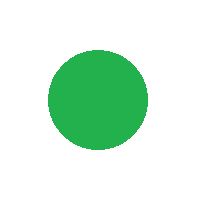
#> input picture object-shape-color-classification/data/colores/Train/fig19.png, 200 x 200 px
$ jupyter execute --allow-errors Clasificador_Color_Forma.ipynb   (shell and % lines are left out)
#> lines starting #> are read from the running program, lines starting #| are printed output that depends on the picture; after the words box and inside, x2 and y2 are one past the last pixel; in counts of white or black regions, pixels touching at a corner belong together
# Segmentación de Figuras

- Color

- Forma


## Importar  librerias

[cell 1]
import numpy as np
import matplotlib.pyplot as plt
import matplotlib.image as mpimg
from PIL import Image,ImageOps
import os
from io import StringIO
import skimage as ski
from skimage import data, io, filters
import cv2

### Lectura de archivo de imágenes

[cell 2]
Verde = os.path.join("..", "data", "colores", "Train", "fig19.png")
Vr = Image.open(Verde)
#> Vr is the input picture: PIL image 200x200 RGB; mean R, G, B 211.7, 239.7, 219.9
Vr

## Analizamos los datos

[cell 3]
Vr.getbands()
#> Out = ('R', 'G', 'B')

[cell 4]
np.array(Vr).shape
#> Out = (200, 200, 3)

[cell 5]
print(np.array(Vr)[100,100])
#| [ 34 177  76]

# Clasificador de color

## Preparando los datos

Para este primer caso usaremos aprendizaje supervisado.

Los datos de entrenamiento consisten en pares ordenados donde hay una lista de entradas y una lista de salidas

### entradas
x=[[1,0,0],[0,1,0],[0,0,1]]

### Salidas

(Necesario codificarlas)
- negro=1,0,0
- verde=0,1,0
-  azul=0,0,1

y=[[1,0,0],[0,1,0],[0,0,1]]

## Función HSV - Hue, Saturation, Value

[cell 6]
def HSV (imagen):
    img1 = imagen.shape
    x = round(img1[0]/2)
    y = round(img1[1]/2)
    M = max(imagen[x,y])
    m = min(imagen[x,y])
    R, G, B = imagen[x,y]
    #Valores para HSV
    V = M

    if M==0:
        S = 0
    else:
        S=  round(((M-m)/M)*255)

    if (M == R and G>= B):
        try:
            H = round(60*(int(int(G)-int(B))/int(M-m))) + 0
        except ZeroDivisionError:
            H = 0
    elif(M == R and G<B):
            H = 60*((float(G)-float(B))/(float(M)-float(m))) + 360
    elif (M == G):
        try:
            H = int(60*((float(B)-float(R))/(float(M)-float(m)))) + 120
        except ZeroDivisionError:
            H = 120
    elif (M == B):
        try:
            H= int(60*((float(R)-float(G))/(float(M)-float(m)))) + 240
        except ZeroDivisionError:
            H = 240
    if(H >= 359):
        H= 0

    Salida = np.array([H,S,V])
    return Salida

## Extracción de características

[cell 7]
# Cargamos la imagen
original = cv2.imread("figuras.jpg")
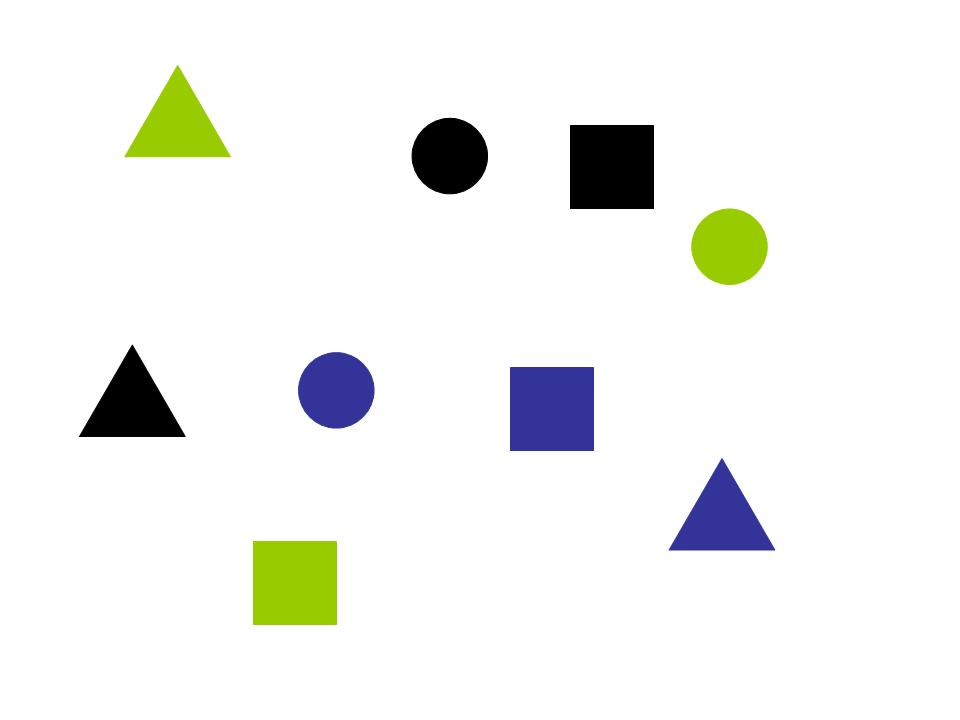
#> input picture object-shape-color-classification/diagrams/figuras.jpg, 960 x 720 px, found by its file name
#> original is the input picture: shape (720, 960, 3); mean B, G, R 240.2, 242.7, 241.5

fig, ax = plt.subplots()
ax.imshow(original)

# Convertimos a escala de grises
gris = cv2.cvtColor(original, cv2.COLOR_BGR2GRAY)

# Aplicar suavizado Gaussiano
gauss = cv2.GaussianBlur(gris, (5,5), 0)

fig, ax1 = plt.subplots()
ax1.imshow(gauss)

# Detectamos los bordes con Canny
canny = cv2.Canny(gauss, 50, 150)
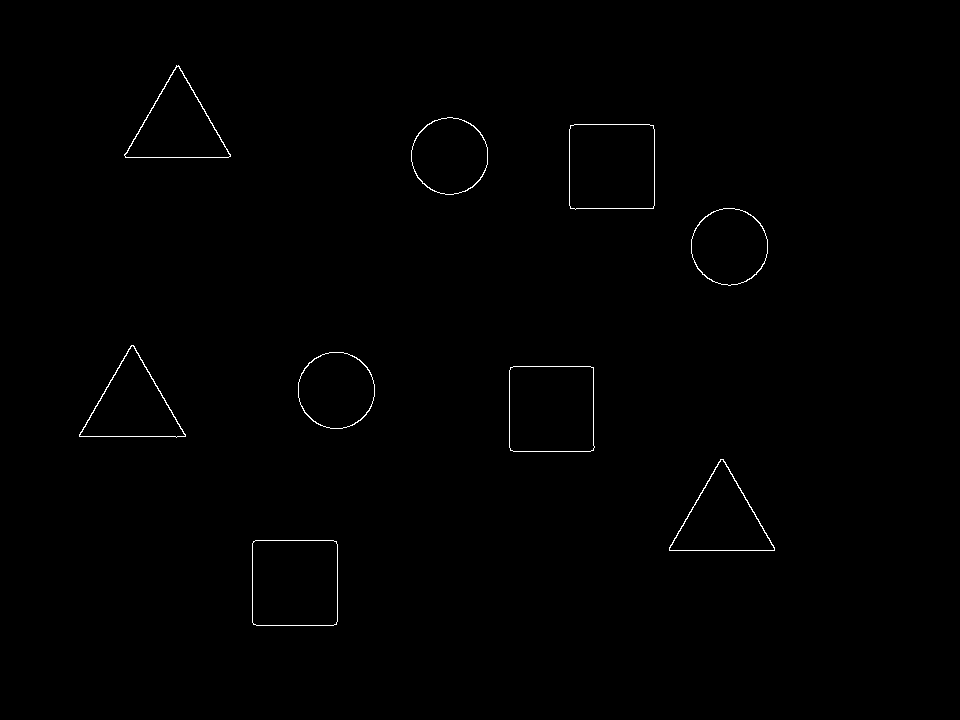
#> canny: shape (720, 960); 0.44% white in thin lines or dots, all inside (x1, y1, x2, y2) = (79, 65, 775, 626)

fig, ax2 = plt.subplots()
ax2.imshow(canny)

# Buscamos los contornos
(contornos,_) = cv2.findContours(canny.copy(), cv2.RETR_EXTERNAL, cv2.CHAIN_APPROX_SIMPLE)
#> contornos = 9 contours; largest, box (x1, y1, x2, y2) and area: (252, 540, 338, 626) 7204, (509, 366, 595, 452) 7125, (569, 124, 655, 210) 7120, (124, 65, 231, 158) 5057, (669, 459, 775, 551) 5035

## Extraer objetos de la imagen

[cell 8]
original2 = cv2.imread("figuras.jpg")
figuras =[]
for i in range(len(contornos)):
    x,y,w,h = cv2.boundingRect(contornos[i])
    roi = original2[y:y+h,x:x+w]
    roi1 = cv2.cvtColor(roi, cv2.COLOR_BGR2RGB)
    figuras.append(roi1)
    fig, ax2j = plt.subplots()
    ax2j.imshow(roi1)
#> this loop made 9 passes
#> (x, y, w, h) on passes 1 to 9: (252, 540, 86, 86), (669, 459, 106, 92), (509, 366, 86, 86), (298, 352, 77, 77), (79, 345, 107, 93), (691, 208, 77, 78), (569, 124, 86, 86), (411, 117, 77, 78), (124, 65, 107, 93)
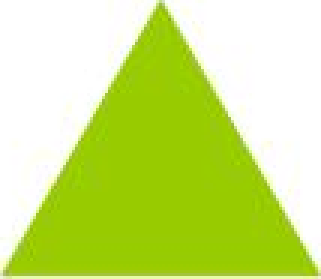
#> roi: shape (93, 107, 3) (shown 3 times larger); mean B, G, R 128.1, 228.7, 203.5
#> after the loop, figuras = 9 items
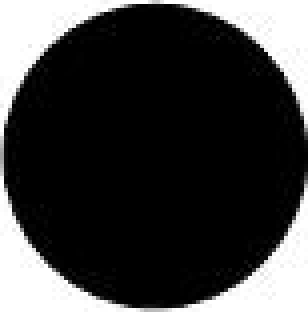
#> shown: shape (78, 77, 3) (shown 4 times larger); min 0, max 255, mean 61.3

## Almacenamiento de los datos de prueba – Test

### Datos de prueba

[cell 9]
datos =[]
for j in range(len(contornos)):
    V_HSV = HSV(figuras[j])
    datos.append(V_HSV)
#> this loop made 9 passes
#> (img1 in HSV, x in HSV, y in HSV, M in HSV, m in HSV, R in HSV, G in HSV, B in HSV) on passes 1, 2, 3, 4, 6, 9: ((86, 86, 3), 43, 43, 203, 0, 152, 203, 0), ((92, 106, 3), 46, 53, 153, 51, 52, 51, 153), ((86, 86, 3), 43, 43, 153, 51, 52, 51, 153), ((77, 77, 3), 38, 38, 153, 51, 52, 51, 153), ((78, 77, 3), 39, 38, 203, 0, 152, 203, 0), ((93, 107, 3), 46, 54, 203, 0, 152, 203, 0)
#> (img1 in HSV, x in HSV, y in HSV, M in HSV, m in HSV, R in HSV, G in HSV, B in HSV) on passes 5, 7, 8: ((93, 107, 3), 46, 54, 0, 0, 0, 0, 0), ((86, 86, 3), 43, 43, 0, 0, 0, 0, 0), ((78, 77, 3), 39, 38, 0, 0, 0, 0, 0)
#> after the loop, datos = [[76, 255, 203], [240, 170, 153], [240, 170, 153], [240, 170, 153], [0, 0, 0], [76, 255, 203], [0, 0, 0], [0, 0, 0], [76, 255, 203]]

Xcolor_test = np.array(datos)
#> Xcolor_test has the same summary as datos

[cell 10]
fig, ax2j = plt.subplots()
ax2j.imshow(figuras[8])

### Etiquetas de los datos de prueba

[cell 11]
ycolor_test = [[0, 1, 0],
 [0, 0, 1],
 [0, 0, 1],
 [0, 0, 1],
 [1, 0, 0],
 [0, 1, 0],
 [1, 0, 0],
 [1, 0, 0],
 [0, 1, 0]]

### Datos de entrenamiento

[cell 12]
datos_e =[]
#> (the rest of this cell did not finish here and is left out)

#> (a cell that did not finish here is left out)

#> (a cell that did not finish here is left out)

### Etiquetas de los datos de entrenamiento

[cell 15]
ycolor_train = [[0,0,1],
[0,0,1],
[0,0,1],
[0,0,1],
[0,0,1],
[0,0,1],
[0,0,1],
[0,0,1],
[0,0,1],
[1,0,0],
[1,0,0],
[1,0,0],
[1,0,0],
[1,0,0],
[1,0,0],
[1,0,0],
[1,0,0],
[1,0,0],
[0,1,0],
[0,1,0],
[0,1,0],
[0,1,0],
[0,1,0],
[0,1,0],
[0,1,0],
[0,1,0],
[0,1,0]]
#> ycolor_train = 27 items, first 6: [0, 0, 1], [0, 0, 1], [0, 0, 1], [0, 0, 1], [0, 0, 1], [0, 0, 1]

## Librería Sklearn – Selección de Arquitectura

[cell 16]
#importar sklearn
from sklearn.neural_network import MLPClassifier

## Ajustar Parámetros del modelo

[cell 17]
clfcolor = MLPClassifier(solver='lbfgs', alpha=1e-5,
                  hidden_layer_sizes=(16, 11))

## Ajuste del modelo

#> (a cell that did not finish here is left out)

#> (a cell that did not finish here is left out)

#> (a cell that did not finish here is left out)

## Evaluar al modelo

[cell 21]
from sklearn.metrics import accuracy_score,classification_report,confusion_matrix

[cell 22]
def ClassDetector(onehot):
    output=[]
    for caso in onehot:
        output.append(np.argmax(caso))
    return output

#> (a cell that did not finish here is left out)

#> (a cell that did not finish here is left out)

#> (a cell that did not finish here is left out)

# Clasificador de forma

## Función Umbral

[cell 26]
def umbral_image(img):
    x,y=img.shape
    z=np.zeros((x,y))
    for i in range(x):
        for j in range(y):
            if img[i,j]>25:
                z[i,j]=250
    return z

### Usando un descriptor invariante

El problema de identificación de formas se ha estudiado durante mucho tiempo, como resultado se han propuesto metodologías de extracción de características invariantes a rotación, traslación y escalamiento. Estas características son los momentos invariables de Hu.

Para mayor detalle favor de consultar el capítulo de extracción de características del libro Gonzalez & Woods, Digital Image Processing

http://www.sc.ehu.es/ccwgrrom/transparencias/pdf-vision-1-transparencias/capitulo-8.pdf

## Función- momentos de hu

[cell 27]
# Creando una función para extraer los momentos de hu
def hu_Characteristics(img):
    Iing=ski.util.invert(img)
    Uing=umbral_image(Iing)
    label_image=ski.measure.label(Uing)
    regions = ski.measure.regionprops(label_image)
    momento =regions[0].moments_hu
    return momento

## Lectura de archivo de imágenes

[cell 28]
CDD=os.path.join("figuras.jpg")
CadD = Image.open(CDD).convert('L')
AWER = np.array(CadD)
figuras =[]
for i in range(len(contornos)):
    x,y,w,h = cv2.boundingRect(contornos[i])
    roi = AWER[y:y+h,x:x+w]
    roi1 = cv2.cvtColor(roi, cv2.COLOR_BGR2RGB)
    figuras.append(roi)
    fig, ax2j = plt.subplots()
    ax2j.imshow(roi,cmap='gray')
#> this loop made 9 passes
#> pass 1, `roi = AWER[y:y+h,x:x+w]`:
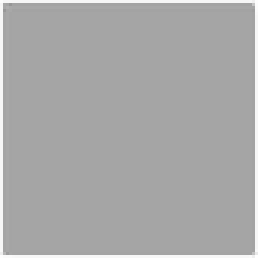
#> roi: shape (86, 86) (shown 3 times larger); min 150, max 255, mean 168.7
#> after the loop:
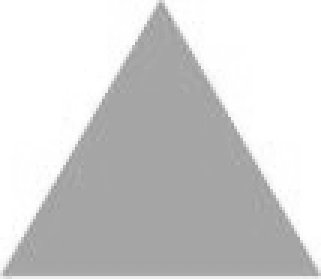
#> roi: shape (93, 107) (shown 3 times larger); min 144, max 255, mean 209.7
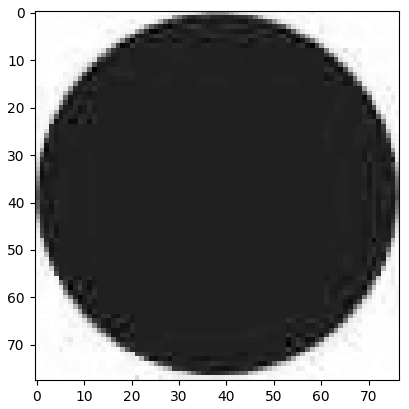
#> figure drawn by matplotlib, 1 panel

[cell 29]
hu_Characteristics(np.array(figuras[0]))
#> after the loop in umbral_image, `for i in range(x):`:
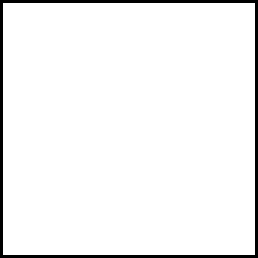
#> z: shape (86, 86) float64 (shown 3 times larger); values 0 (black) and 250 (white), 95.4% white; black in thin lines or dots
#> in hu_Characteristics, `label_image=ski.measure.label(Uing)`: label_image: shape (86, 86) int64; values 0 (black) and 1 (white), 95.4% white; black in thin lines or dots
#> in hu_Characteristics, `regions = ski.measure.regionprops(label_image)`: regions = 1 regions; box (x1, y1, x2, y2) and area: (1, 1, 85, 85) 7056
#> in hu_Characteristics, `momento =regions[0].moments_hu`: momento = [0.167, 0, 0, 0, 0, 0, 0]
#> Out = [0.167, 0, 0, 0, 0, 0, 0]

[cell 30]
Caract =[]
for j in range(len(contornos)):
    Caract.append(hu_Characteristics(np.array(figuras[j])))
#> this loop made 9 passes
#> pass 2, in hu_Characteristics (call 3), `Uing=umbral_image(Iing)`:
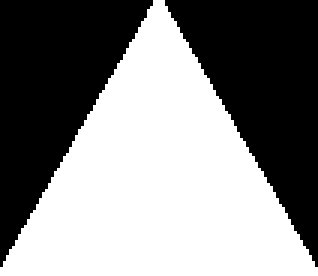
#> Uing: shape (92, 106) float64 (shown 3 times larger); values 0 (black) and 250 (white), 52.6% white; 2 black regions, box (x1, y1, x2, y2) and area: (55, 0, 106, 89) 2314, (0, 0, 51, 89) 2312
#> pass 3, in hu_Characteristics (call 4), `Iing=ski.util.invert(img)`:
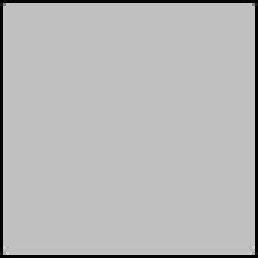
#> Iing: shape (86, 86) (shown 3 times larger); min 1, max 210, mean 183.4
#> after the loop, Caract = 9 items

Xcaract_test = np.array(Caract)

[cell 31]
ycaract_test = [[1,0,0],
 [0, 1, 0],
 [1, 0, 0],
 [0, 0, 1],
 [0, 1, 0],
 [0, 0, 1],
 [1, 0, 0],
 [0, 0, 1],
 [0, 1, 0]]

[cell 32]
datos_e =[]
#> (the rest of this cell did not finish here and is left out)

#> (a cell that did not finish here is left out)

[cell 34]
ycaract_train = [[0,1,0],
[0,0,1],
[1,0,0],
[0,1,0],
[0,0,1],
[1,0,0],
[0,1,0],
[0,0,1],
[1,0,0],
[0,1,0],
[0,0,1],
[1,0,0]]
#> ycaract_train = [[0, 1, 0], [0, 0, 1], [1, 0, 0], [0, 1, 0], [0, 0, 1], [1, 0, 0], [0, 1, 0], [0, 0, 1], [1, 0, 0], [0, 1, 0], [0, 0, 1], [1, 0, 0]]
